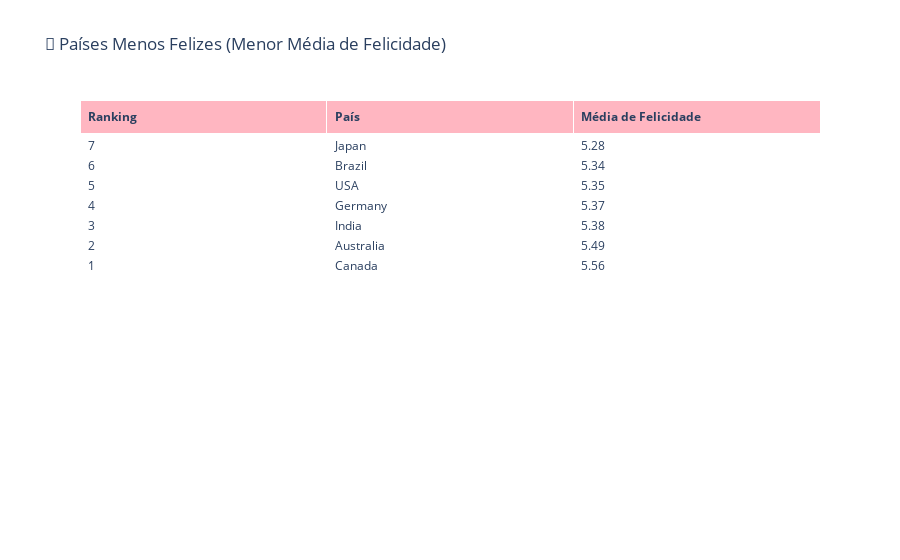

Here is the notebook cell this chart was saved with:
### Code cell
# Ordenando por menor felicidade
paises_menos_felizes = pais_felicidade.sort_values(by="Pontuação_de_Felicidade", ascending=True).head(10)

# Criando a tabela interativa
import plotly.graph_objects as go

fig = go.Figure(data=[go.Table(
    header=dict(values=["<b>Ranking</b>", "<b>País</b>", "<b>Média de Felicidade</b>"],
                fill_color='lightpink',
                align='left'),
    cells=dict(values=[paises_menos_felizes["Ranking"],
                       paises_menos_felizes["País"],
                       paises_menos_felizes["Pontuação_de_Felicidade"].round(2)],
               fill_color='white',
               align='left'))
])

fig.update_layout(title="🔻 Países Menos Felizes (Menor Média de Felicidade)")
fig.show()

### Figure 1 — Plotly figure (JSON) as saved in the notebook; plotly's stock layout.template omitted (floating-point values rounded to 4 significant figures)
{"data": [{"cells": {"align": "left", "fill": {"color": "white"}, "values": [[7, 6, 5, 4, 3, 2, 1], ["Japan", "Brazil", "USA", "Germany", "India", "Australia", "Canada"], [5.28, 5.34, 5.35, 5.37, 5.38, 5.49, 5.56]]}, "header": {"align": "left", "fill": {"color": "lightpink"}, "values": ["<b>Ranking</b>", "<b>País</b>", "<b>Média de Felicidade</b>"]}, "type": "table"}], "layout": {"autosize": true, "title": {"text": "🔻 Países Menos Felizes (Menor Média de Felicidade)"}}}
